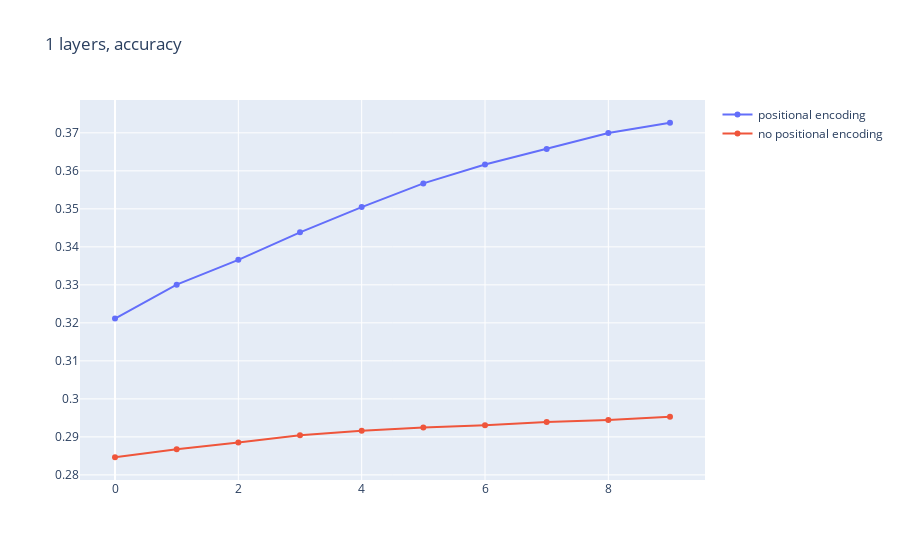
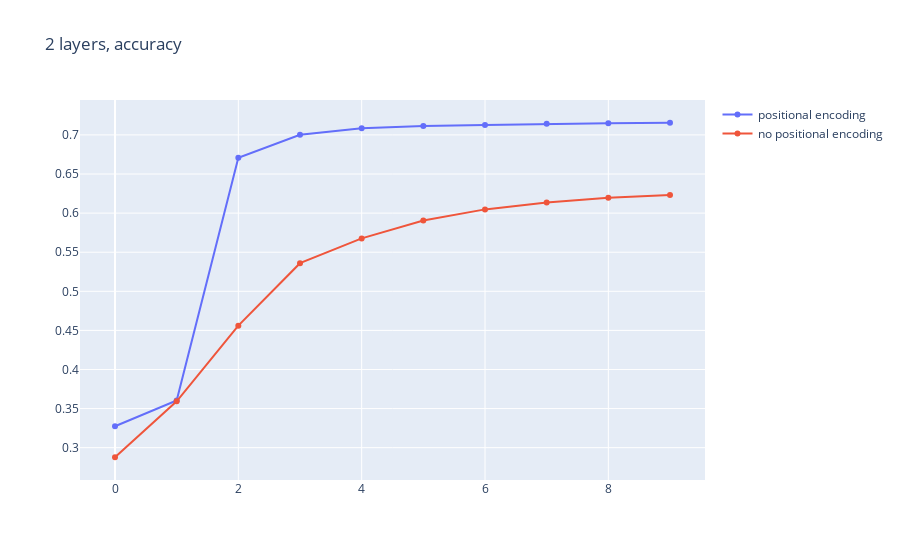
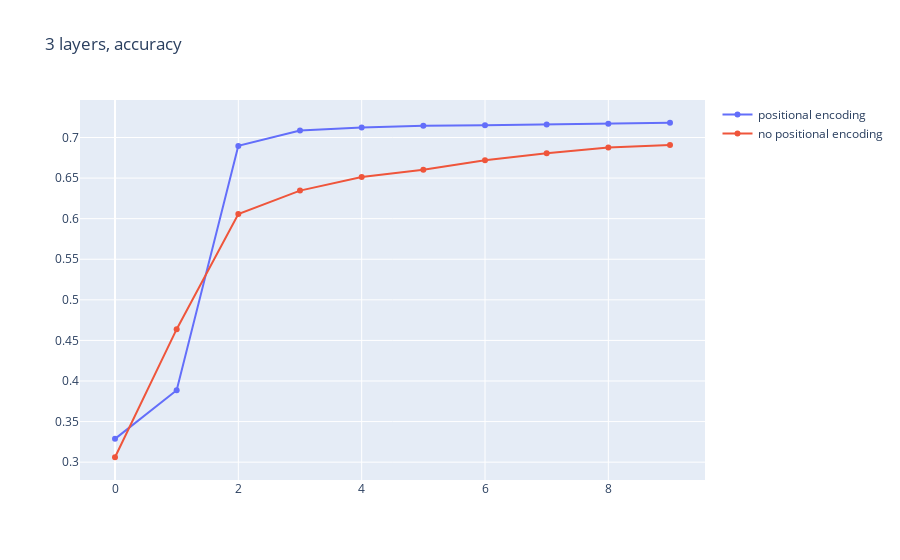
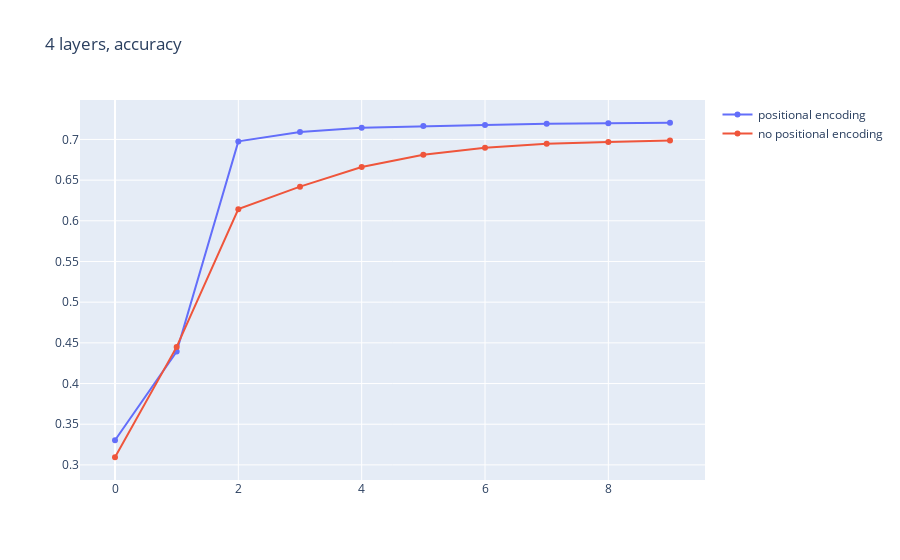

Here is the notebook cell these charts were saved with, in order:
### Code cell
for num_layers in num_layers_pool:
    fig = go.Figure()
    fig.add_trace(go.Scatter(
        x=np.arange(EPOCHS),
        y=logs[(num_layers, True)][1],
        mode='lines+markers',
        name="positional encoding"
        ))
    fig.add_trace(
        go.Scatter(
            x=np.arange(EPOCHS),
            y=logs[(num_layers, False)][1],
            mode='lines+markers',
            name="no positional encoding"
            )
    )
    fig.update_layout(title_text=f"{num_layers} layers, accuracy")
    fig.show()

### Figure 1 — Plotly figure (JSON) as saved in the notebook; plotly's stock layout.template omitted (floating-point values rounded to 4 significant figures)
{"data": [{"mode": "lines+markers", "name": "positional encoding", "type": "scatter", "x": [0, 1, 2, 3, 4, 5, 6, 7, 8, 9], "y": [0.3211, 0.33, 0.3366, 0.3438, 0.3505, 0.3567, 0.3617, 0.3658, 0.37, 0.3727]}, {"mode": "lines+markers", "name": "no positional encoding", "type": "scatter", "x": [0, 1, 2, 3, 4, 5, 6, 7, 8, 9], "y": [0.2846, 0.2867, 0.2885, 0.2905, 0.2916, 0.2925, 0.293, 0.2939, 0.2945, 0.2953]}], "layout": {"title": {"text": "1 layers, accuracy"}}}

### Figure 2 — Plotly figure (JSON) as saved in the notebook; plotly's stock layout.template omitted (floating-point values rounded to 4 significant figures)
{"data": [{"mode": "lines+markers", "name": "positional encoding", "type": "scatter", "x": [0, 1, 2, 3, 4, 5, 6, 7, 8, 9], "y": [0.3274, 0.3605, 0.6707, 0.7003, 0.7084, 0.7116, 0.7129, 0.7142, 0.7149, 0.7156]}, {"mode": "lines+markers", "name": "no positional encoding", "type": "scatter", "x": [0, 1, 2, 3, 4, 5, 6, 7, 8, 9], "y": [0.2878, 0.3593, 0.4561, 0.536, 0.5677, 0.5904, 0.6048, 0.6135, 0.6196, 0.6232]}], "layout": {"title": {"text": "2 layers, accuracy"}}}

### Figure 3 — Plotly figure (JSON) as saved in the notebook; plotly's stock layout.template omitted (floating-point values rounded to 4 significant figures)
{"data": [{"mode": "lines+markers", "name": "positional encoding", "type": "scatter", "x": [0, 1, 2, 3, 4, 5, 6, 7, 8, 9], "y": [0.3287, 0.3887, 0.6897, 0.7085, 0.7123, 0.7144, 0.715, 0.7159, 0.717, 0.7182]}, {"mode": "lines+markers", "name": "no positional encoding", "type": "scatter", "x": [0, 1, 2, 3, 4, 5, 6, 7, 8, 9], "y": [0.306, 0.4638, 0.6056, 0.6346, 0.6512, 0.6602, 0.6719, 0.6805, 0.6876, 0.6907]}], "layout": {"title": {"text": "3 layers, accuracy"}}}

### Figure 4 — Plotly figure (JSON) as saved in the notebook; plotly's stock layout.template omitted (floating-point values rounded to 4 significant figures)
{"data": [{"mode": "lines+markers", "name": "positional encoding", "type": "scatter", "x": [0, 1, 2, 3, 4, 5, 6, 7, 8, 9], "y": [0.3304, 0.4394, 0.6976, 0.7092, 0.7143, 0.7164, 0.7178, 0.7192, 0.7199, 0.7205]}, {"mode": "lines+markers", "name": "no positional encoding", "type": "scatter", "x": [0, 1, 2, 3, 4, 5, 6, 7, 8, 9], "y": [0.3094, 0.445, 0.6143, 0.642, 0.6662, 0.6813, 0.6898, 0.6947, 0.697, 0.6988]}], "layout": {"title": {"text": "4 layers, accuracy"}}}
